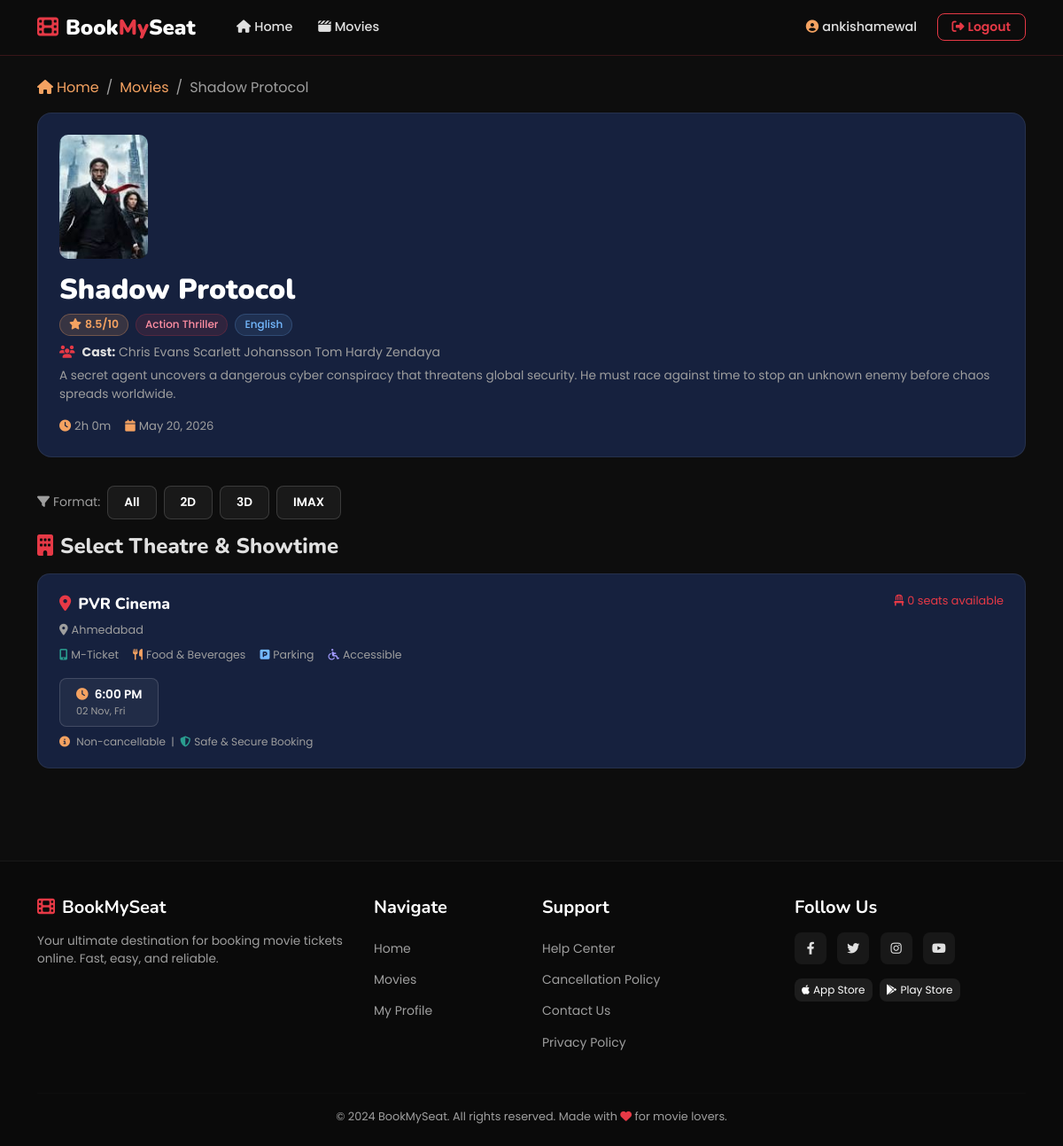
The page /movies/1/theaters/ (signed in) on the database its author committed.
### movies/models.py (models this page shows, shortened)
class Movie(models.Model):
    name = models.CharField(max_length=255)
    image = models.ImageField(upload_to='movies/')
    rating = models.DecimalField(max_digits=3, decimal_places=1)
    cast = models.TextField()
    description = models.TextField(blank=True, null=True)
    genre = models.CharField(max_length=100, blank=True, null=True)
    language = models.CharField(max_length=50, default='English')
    duration = models.PositiveIntegerField(help_text='Duration in minutes', default=120)
    release_date = models.DateField(blank=True, null=True)
    def duration_display(self):
        hours = self.duration // 60
        minutes = self.duration % 60
        return f'{hours}h {minutes}m'

class Theater(models.Model):
    name = models.CharField(max_length=255)
    movie = models.ForeignKey(Movie, on_delete=models.CASCADE, related_name='theaters')
    time = models.DateTimeField()
    location = models.CharField(max_length=255, blank=True, null=True)
    total_seats = models.PositiveIntegerField(default=50)
    def available_seats_count(self):
        return self.seats.filter(is_booked=False).count()

### movies/views.py (the view)
# urls.py: path('<int:movie_id>/theaters/', views.theater_list, name='theater_list'),
def theater_list(request, movie_id):
    movie = get_object_or_404(Movie, id=movie_id)
    theaters = Theater.objects.filter(movie=movie)
    return render(request, 'movies/theater_list.html', {'movie': movie, 'theaters': theaters})

### templates/movies/theater_list.html (shortened to what this page needs)
{% extends "users/basic.html" %}
{% block content %}
<div class="container py-4">
  <nav aria-label="breadcrumb" class="mb-3">
    <ol class="breadcrumb">
      <li class="breadcrumb-item"><a href="/"><i class="fas fa-home me-1"></i>Home</a></li>
      <li class="breadcrumb-item"><a href="/movies/">Movies</a></li>
      <li class="breadcrumb-item active">{{ movie.name }}</li>
    </ol>
  </nav>
  <div class="movie-hero">
    <div class="d-flex gap-3 align-items-start flex-wrap">
      <img src="{{ movie.image.url }}" alt="{{ movie.name }}">
      <div class="flex-grow-1">
        <h2 style="font-family:'Nunito',sans-serif;font-weight:900;color:#fff;">{{ movie.name }}</h2>
        <div class="d-flex gap-2 flex-wrap mb-2">
          <span class="rating-badge"><i class="fas fa-star me-1"></i>{{ movie.rating }}/10</span>
          {% if movie.genre %}<span class="genre-badge">{{ movie.genre }}</span>{% endif %}
          {% if movie.language %}
          <span style="background:rgba(116,185,255,0.1);color:#74b9ff;border:1px solid rgba(116,185,255,0.2);border-radius:20px;padding:2px 10px;font-size:0.75rem;font-weight:500;">
            {{ movie.language }}
          </span>
          {% endif %}
        </div>
        {% if movie.cast %}
        <p style="color:var(--text-muted);font-size:0.875rem;margin-bottom:6px;">
          <i class="fas fa-users me-2" style="color:var(--red)"></i><strong style="color:var(--text-light);">Cast:</strong> {{ movie.cast }}
        </p>
        {% endif %}
        {% if movie.description %}
        <p style="color:var(--text-muted);font-size:0.85rem;">{{ movie.description }}</p>
        {% endif %}
        <div class="d-flex gap-3 flex-wrap mt-2" style="font-size:0.82rem;color:var(--text-muted);">
          {% if movie.duration %}<span><i class="fas fa-clock me-1" style="color:var(--accent)"></i>{{ movie.duration_display }}</span>{% endif %}
          {% if movie.release_date %}<span><i class="fas fa-calendar me-1" style="color:var(--accent)"></i>{{ movie.release_date }}</span>{% endif %}
        </div>
      </div>
    </div>
  </div>
  <div class="d-flex gap-2 mb-3 flex-wrap">
    <span style="color:var(--text-muted);font-size:0.875rem;align-self:center;"><i class="fas fa-filter me-1"></i>Format:</span>
    <button class="time-btn active">All</button>
    <button class="time-btn">2D</button>
    <button class="time-btn">3D</button>
    <button class="time-btn">IMAX</button>
  </div>
  <h4 style="font-family:'Nunito',sans-serif;font-weight:800;margin-bottom:1rem;">
    <i class="fas fa-building me-2" style="color:var(--red)"></i>Select Theatre & Showtime
  </h4>
  {% if theaters %}
    {% for theater in theaters %}
    <div class="theater-card">
      <div class="d-flex justify-content-between align-items-start flex-wrap gap-2 mb-3">
        <div>
          <div class="theater-name"><i class="fas fa-map-marker-alt me-2" style="color:var(--red)"></i>{{ theater.name }}</div>
          {% if theater.location %}
          <div class="theater-meta mt-1">
            <span><i class="fas fa-location-dot me-1"></i>{{ theater.location }}</span>
          </div>
          {% endif %}
          <div class="d-flex gap-3 mt-2 flex-wrap" style="font-size:0.78rem;color:var(--text-muted);">
            <span><i class="fas fa-mobile-alt me-1" style="color:var(--success)"></i>M-Ticket</span>
            <span><i class="fas fa-utensils me-1" style="color:var(--accent)"></i>Food & Beverages</span>
            <span><i class="fas fa-parking me-1" style="color:#74b9ff"></i>Parking</span>
            <span><i class="fas fa-wheelchair me-1" style="color:#a29bfe"></i>Accessible</span>
          </div>
        </div>
        <div class="text-end" style="font-size:0.8rem;color:var(--text-muted);">
          {% with avail=theater.available_seats_count %}
          <span style="color:{% if avail < 10 %}var(--red){% else %}var(--success){% endif %}">
            <i class="fas fa-chair me-1"></i>{{ avail }} seats available
          </span>
          {% endwith %}
        </div>
      </div>
      <div class="d-flex gap-2 flex-wrap">
        <a href="{% url 'book_seats' theater.id %}" class="time-btn">
          <i class="fas fa-clock me-1" style="color:var(--accent)"></i>
          {{ theater.time|date:"g:i A" }}
          <div style="font-size:0.7rem;color:var(--text-muted);font-weight:400;">{{ theater.time|date:"d M, D" }}</div>
        </a>
      </div>
      <div class="mt-2" style="font-size:0.75rem;color:var(--text-muted);">
        <i class="fas fa-circle-info me-1" style="color:var(--accent)"></i>
        Non-cancellable &nbsp;|&nbsp; <i class="fas fa-shield-halved me-1" style="color:var(--success)"></i>Safe & Secure Booking
      </div>
    </div>
    {% endfor %}
  {% endif %}
</div>
{% endblock %}

### templates/users/basic.html (shortened to what this page needs)
<!DOCTYPE html>
<html lang="en">
<head>
  <link rel="stylesheet" href="https://cdnjs.cloudflare.com/ajax/libs/font-awesome/6.4.0/css/all.min.css"/>
  <link rel="stylesheet" href="https://cdn.jsdelivr.net/npm/bootstrap@5.3.0/dist/css/bootstrap.min.css"/>
</head>
<body>
<nav class="navbar navbar-expand-lg">
  <div class="container">
    <a class="navbar-brand" href="/">
      <i class="fas fa-film me-2" style="color:var(--red)"></i>Book<span class="brand-my">My</span>Seat
    </a>
    <div class="collapse navbar-collapse" id="navMain">
      <ul class="navbar-nav me-auto ms-3">
        <li class="nav-item"><a class="nav-link" href="/"><i class="fas fa-home me-1"></i>Home</a></li>
        <li class="nav-item"><a class="nav-link" href="/movies/"><i class="fas fa-clapperboard me-1"></i>Movies</a></li>
      </ul>
      <ul class="navbar-nav ms-auto align-items-center gap-2">
        {% if user.is_authenticated %}
          <li class="nav-item">
            <a class="nav-link" href="{% url 'profile' %}">
              <i class="fas fa-circle-user me-1" style="color:var(--accent)"></i>{{ user.username }}
            </a>
          </li>
          <li class="nav-item">
            <form method="POST" action="{% url 'logout' %}" class="d-inline">
              <button type="submit" class="btn btn-sm btn-outline-danger px-3">
                <i class="fas fa-right-from-bracket me-1"></i>Logout
              </button>
            </form>
          </li>
        {% else %}
          <li class="nav-item"><a class="nav-link" href="{% url 'login' %}">Login</a></li>
          <li class="nav-item"><a class="nav-link btn-nav-reg" href="{% url 'register' %}">Register</a></li>
        {% endif %}
      </ul>
    </div>
  </div>
</nav>
<div class="main-content">
  {% block content %}{% endblock %}
</div>
<footer class="site-footer">
  <div class="container">
    <div class="row">
      <div class="col-md-4 mb-4 mb-md-0">
        <h5><i class="fas fa-film me-2" style="color:var(--red)"></i>BookMySeat</h5>
        <p style="font-size:0.85rem;">Your ultimate destination for booking movie tickets online. Fast, easy, and reliable.</p>
      </div>
      <div class="col-md-2 mb-4 mb-md-0">
        <h5>Navigate</h5>
        <ul class="list-unstyled" style="line-height:2.2">
          <li><a href="/">Home</a></li>
          <li><a href="/movies/">Movies</a></li>
          {% if user.is_authenticated %}
          <li><a href="{% url 'profile' %}">My Profile</a></li>
          {% else %}
          <li><a href="{% url 'login' %}">Login</a></li>
          {% endif %}
        </ul>
      </div>
      <div class="col-md-3 mb-4 mb-md-0">
        <h5>Support</h5>
        <ul class="list-unstyled" style="line-height:2.2">
          <li><a href="#">Help Center</a></li>
          <li><a href="#">Cancellation Policy</a></li>
          <li><a href="#">Contact Us</a></li>
          <li><a href="#">Privacy Policy</a></li>
        </ul>
      </div>
      <div class="col-md-3">
        <h5>Follow Us</h5>
        <div class="mt-2 mb-3">
          <a href="#" class="social-link"><i class="fab fa-facebook-f"></i></a>
          <a href="#" class="social-link"><i class="fab fa-twitter"></i></a>
          <a href="#" class="social-link"><i class="fab fa-instagram"></i></a>
          <a href="#" class="social-link"><i class="fab fa-youtube"></i></a>
        </div>
        <div class="d-flex gap-2 flex-wrap">
          <a href="#" class="btn btn-sm" style="background:rgba(255,255,255,0.08);color:#fff;border-radius:8px;font-size:0.75rem;border:none;">
            <i class="fab fa-apple me-1"></i>App Store
          </a>
          <a href="#" class="btn btn-sm" style="background:rgba(255,255,255,0.08);color:#fff;border-radius:8px;font-size:0.75rem;border:none;">
            <i class="fab fa-google-play me-1"></i>Play Store
          </a>
        </div>
      </div>
    </div>
    <hr style="border-color:rgba(255,255,255,0.06);margin-top:1.5rem;">
    <p class="text-center mb-0" style="font-size:0.8rem;">&copy; 2024 BookMySeat. All rights reserved. Made with <i class="fas fa-heart" style="color:var(--red)"></i> for movie lovers.</p>
  </div>
</footer>
</body>
</html>

### templates/users/basic.html (style rules this page uses)
:root { --red: #e63946; --dark: #0d0d0d; --card-bg: #16213e; --accent: #f4a261; --text-light: #e0e0e0; --text-muted: #9e9e9e; --success: #2a9d8f; }
* { margin:0; padding:0; box-sizing:border-box; }
body { font-family:'Poppins',sans-serif; background:var(--dark); color:var(--text-light); min-height:100vh; }
.navbar { background:rgba(13,13,13,0.98) !important; backdrop-filter:blur(12px); border-bottom:1px solid rgba(230,57,70,0.2); position:sticky; top:0; z-index:1000; }
.navbar-brand { font-family:'Nunito',sans-serif; font-weight:900; font-size:1.5rem; color:#fff !important; }
.navbar-brand .brand-my { color:var(--red); }
.nav-link { color:var(--text-light) !important; font-weight:500; font-size:0.9rem; padding:0.4rem 0.9rem !important; border-radius:6px; transition:all 0.2s; }
.rating-badge { background:rgba(244,162,97,0.15); color:var(--accent); border:1px solid rgba(244,162,97,0.3); border-radius:20px; padding:2px 10px; font-size:0.78rem; font-weight:600; }
.genre-badge { background:rgba(230,57,70,0.12); color:#ff8fa3; border:1px solid rgba(230,57,70,0.2); border-radius:20px; padding:2px 10px; font-size:0.75rem; font-weight:500; }
.btn-outline-danger { color:var(--red) !important; border-color:var(--red) !important; border-radius:8px; font-weight:600; }
.site-footer { background:#0a0a0a; border-top:1px solid rgba(255,255,255,0.06); padding:2.5rem 0 1.5rem; margin-top:4rem; color:var(--text-muted); }
.site-footer h5 { color:#fff; font-weight:700; margin-bottom:1rem; font-family:'Nunito',sans-serif; }
.site-footer a { color:var(--text-muted); text-decoration:none; transition:color 0.2s; font-size:0.875rem; }
.social-link { display:inline-flex; align-items:center; justify-content:center; width:36px; height:36px; border-radius:8px; background:rgba(255,255,255,0.06); color:var(--text-light) !important; margin-right:8px; transition:all 0.2s; }

### templates/movies/theater_list.html (style rules this page uses)
.movie-hero { background:var(--card-bg); border-radius:16px; padding:1.5rem; border:1px solid rgba(255,255,255,0.07); margin-bottom:2rem; }
.movie-hero img { width:100px; height:140px; object-fit:cover; border-radius:10px; }
.theater-card { background:var(--card-bg); border-radius:14px; border:1px solid rgba(255,255,255,0.07); padding:1.25rem 1.5rem; margin-bottom:1rem; transition:border-color 0.2s; }
.theater-name { font-family:'Nunito',sans-serif; font-weight:800; font-size:1.1rem; color:#fff; }
.theater-meta span { color:var(--text-muted); font-size:0.8rem; margin-right:1rem; }
.time-btn { background:rgba(255,255,255,0.05); border:1px solid rgba(255,255,255,0.15); color:#fff; border-radius:8px; padding:8px 18px; font-size:0.85rem; font-weight:600; text-decoration:none; transition:all 0.2s; display:inline-block; }
.breadcrumb { background:transparent; padding:0; }
.breadcrumb-item a { color:var(--accent); text-decoration:none; }
.breadcrumb-item.active { color:var(--text-muted); }
.breadcrumb-item+.breadcrumb-item::before { color:var(--text-muted); }

### rows shown on the page
Movie: name "Shadow Protocol", image (picture), rating "8.5", genre "Action Thriller", language "English", cast "Chris Evans Scarlett Johansson Tom Hardy Zendaya", description "A secret agent uncovers a dangerous cyber conspiracy that threatens global security. He must race against time to stop an unknown enemy before chaos spreads worldwide.", duration_display "2h 0m", release_date "May 20, 2026"
Theater: name "PVR Cinema", location "Ahmedabad", available_seats_count "0", time "6:00 PM", time "02 Nov, Fri"

### other values the page prints
{{ user.username }} "ankishamewal"
